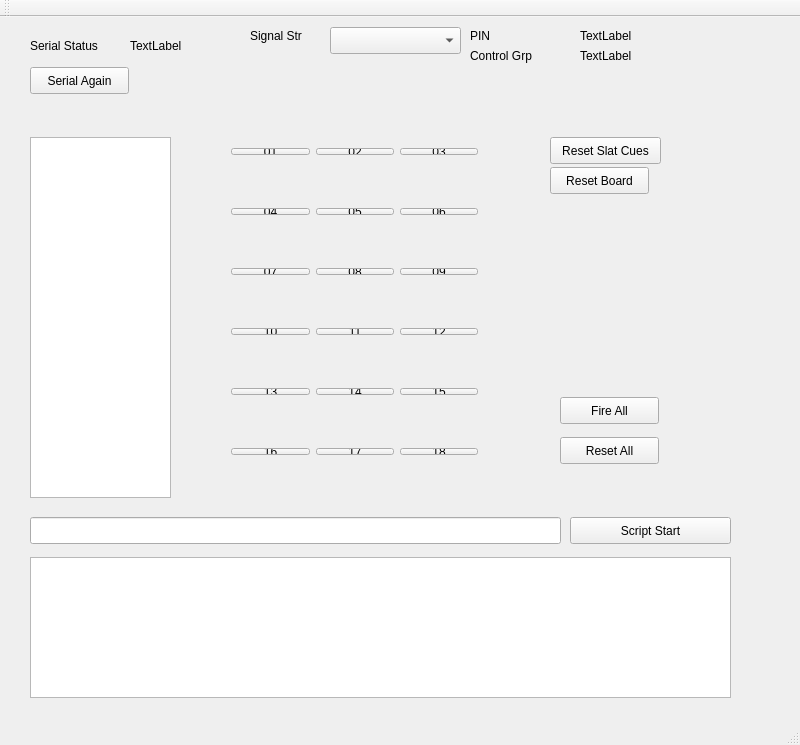
<?xml version="1.0" encoding="UTF-8"?>
<ui version="4.0">
 <class>MainWindow</class>
 <widget class="QMainWindow" name="MainWindow">
  <property name="geometry">
   <rect>
    <x>0</x>
    <y>0</y>
    <width>800</width>
    <height>745</height>
   </rect>
  </property>
  <property name="windowTitle">
   <string>MainWindow</string>
  </property>
  <widget class="QWidget" name="centralWidget">
   <widget class="QWidget" name="layoutWidget">
    <property name="geometry">
     <rect>
      <x>220</x>
      <y>180</y>
      <width>269</width>
      <height>29</height>
     </rect>
    </property>
    <layout class="QHBoxLayout" name="horizontalLayout_2">
     <item>
      <widget class="QPushButton" name="btnCue04">
       <property name="text">
        <string>04</string>
       </property>
      </widget>
     </item>
     <item>
      <widget class="QPushButton" name="btnCue05">
       <property name="text">
        <string>05</string>
       </property>
      </widget>
     </item>
     <item>
      <widget class="QPushButton" name="btnCue06">
       <property name="text">
        <string>06</string>
       </property>
      </widget>
     </item>
    </layout>
   </widget>
   <widget class="QWidget" name="layoutWidget">
    <property name="geometry">
     <rect>
      <x>220</x>
      <y>360</y>
      <width>269</width>
      <height>29</height>
     </rect>
    </property>
    <layout class="QHBoxLayout" name="horizontalLayout_5">
     <item>
      <widget class="QPushButton" name="btnCue13">
       <property name="text">
        <string>13</string>
       </property>
      </widget>
     </item>
     <item>
      <widget class="QPushButton" name="btnCue14">
       <property name="text">
        <string>14</string>
       </property>
      </widget>
     </item>
     <item>
      <widget class="QPushButton" name="btnCue15">
       <property name="text">
        <string>15</string>
       </property>
      </widget>
     </item>
    </layout>
   </widget>
   <widget class="QWidget" name="layoutWidget">
    <property name="geometry">
     <rect>
      <x>220</x>
      <y>240</y>
      <width>269</width>
      <height>29</height>
     </rect>
    </property>
    <layout class="QHBoxLayout" name="horizontalLayout_3">
     <item>
      <widget class="QPushButton" name="btnCue07">
       <property name="text">
        <string>07</string>
       </property>
      </widget>
     </item>
     <item>
      <widget class="QPushButton" name="btnCue08">
       <property name="text">
        <string>08</string>
       </property>
      </widget>
     </item>
     <item>
      <widget class="QPushButton" name="btnCue09">
       <property name="text">
        <string>09</string>
       </property>
      </widget>
     </item>
    </layout>
   </widget>
   <widget class="QWidget" name="layoutWidget">
    <property name="geometry">
     <rect>
      <x>220</x>
      <y>420</y>
      <width>269</width>
      <height>29</height>
     </rect>
    </property>
    <layout class="QHBoxLayout" name="horizontalLayout_6">
     <item>
      <widget class="QPushButton" name="btnCue16">
       <property name="text">
        <string>16</string>
       </property>
      </widget>
     </item>
     <item>
      <widget class="QPushButton" name="btnCue17">
       <property name="text">
        <string>17</string>
       </property>
      </widget>
     </item>
     <item>
      <widget class="QPushButton" name="btnCue18">
       <property name="text">
        <string>18</string>
       </property>
      </widget>
     </item>
    </layout>
   </widget>
   <widget class="QWidget" name="layoutWidget">
    <property name="geometry">
     <rect>
      <x>220</x>
      <y>300</y>
      <width>269</width>
      <height>29</height>
     </rect>
    </property>
    <layout class="QHBoxLayout" name="horizontalLayout_4">
     <item>
      <widget class="QPushButton" name="btnCue10">
       <property name="text">
        <string>10</string>
       </property>
      </widget>
     </item>
     <item>
      <widget class="QPushButton" name="btnCue11">
       <property name="text">
        <string>11</string>
       </property>
      </widget>
     </item>
     <item>
      <widget class="QPushButton" name="btnCue12">
       <property name="text">
        <string>12</string>
       </property>
      </widget>
     </item>
    </layout>
   </widget>
   <widget class="QWidget" name="layoutWidget">
    <property name="geometry">
     <rect>
      <x>220</x>
      <y>120</y>
      <width>269</width>
      <height>29</height>
     </rect>
    </property>
    <layout class="QHBoxLayout" name="horizontalLayout">
     <item>
      <widget class="QPushButton" name="btnCue01">
       <property name="text">
        <string>01</string>
       </property>
      </widget>
     </item>
     <item>
      <widget class="QPushButton" name="btnCue02">
       <property name="text">
        <string>02</string>
       </property>
      </widget>
     </item>
     <item>
      <widget class="QPushButton" name="btnCue03">
       <property name="text">
        <string>03</string>
       </property>
      </widget>
     </item>
    </layout>
   </widget>
   <widget class="QListView" name="listViewSlats">
    <property name="geometry">
     <rect>
      <x>30</x>
      <y>120</y>
      <width>141</width>
      <height>361</height>
     </rect>
    </property>
    <property name="editTriggers">
     <set>QAbstractItemView::NoEditTriggers</set>
    </property>
   </widget>
   <widget class="QLabel" name="label">
    <property name="geometry">
     <rect>
      <x>30</x>
      <y>20</y>
      <width>91</width>
      <height>17</height>
     </rect>
    </property>
    <property name="text">
     <string>Serial Status</string>
    </property>
   </widget>
   <widget class="QLabel" name="labelSerial">
    <property name="geometry">
     <rect>
      <x>130</x>
      <y>20</y>
      <width>151</width>
      <height>17</height>
     </rect>
    </property>
    <property name="text">
     <string>TextLabel</string>
    </property>
   </widget>
   <widget class="QTextEdit" name="textEditLog">
    <property name="geometry">
     <rect>
      <x>30</x>
      <y>540</y>
      <width>701</width>
      <height>141</height>
     </rect>
    </property>
   </widget>
   <widget class="QPushButton" name="pushButtonSerial">
    <property name="geometry">
     <rect>
      <x>30</x>
      <y>50</y>
      <width>99</width>
      <height>27</height>
     </rect>
    </property>
    <property name="text">
     <string>Serial Again</string>
    </property>
   </widget>
   <widget class="QLabel" name="label_2">
    <property name="geometry">
     <rect>
      <x>470</x>
      <y>30</y>
      <width>101</width>
      <height>17</height>
     </rect>
    </property>
    <property name="text">
     <string>Control Grp</string>
    </property>
   </widget>
   <widget class="QLabel" name="label_3">
    <property name="geometry">
     <rect>
      <x>470</x>
      <y>10</y>
      <width>67</width>
      <height>17</height>
     </rect>
    </property>
    <property name="text">
     <string>PIN</string>
    </property>
   </widget>
   <widget class="QLabel" name="labelControl">
    <property name="geometry">
     <rect>
      <x>580</x>
      <y>30</y>
      <width>67</width>
      <height>17</height>
     </rect>
    </property>
    <property name="text">
     <string>TextLabel</string>
    </property>
   </widget>
   <widget class="QLabel" name="labelPin">
    <property name="geometry">
     <rect>
      <x>580</x>
      <y>10</y>
      <width>67</width>
      <height>17</height>
     </rect>
    </property>
    <property name="text">
     <string>TextLabel</string>
    </property>
   </widget>
   <widget class="QComboBox" name="comboBoxSignalStrength">
    <property name="geometry">
     <rect>
      <x>330</x>
      <y>10</y>
      <width>131</width>
      <height>27</height>
     </rect>
    </property>
   </widget>
   <widget class="QLabel" name="label_4">
    <property name="geometry">
     <rect>
      <x>250</x>
      <y>10</y>
      <width>67</width>
      <height>17</height>
     </rect>
    </property>
    <property name="text">
     <string>Signal Str</string>
    </property>
   </widget>
   <widget class="QPushButton" name="btnResetCues">
    <property name="geometry">
     <rect>
      <x>550</x>
      <y>120</y>
      <width>111</width>
      <height>27</height>
     </rect>
    </property>
    <property name="text">
     <string>Reset Slat Cues</string>
    </property>
   </widget>
   <widget class="QPushButton" name="btnResetBoard">
    <property name="geometry">
     <rect>
      <x>550</x>
      <y>150</y>
      <width>99</width>
      <height>27</height>
     </rect>
    </property>
    <property name="text">
     <string>Reset Board</string>
    </property>
   </widget>
   <widget class="QPushButton" name="btnResetAll">
    <property name="geometry">
     <rect>
      <x>560</x>
      <y>420</y>
      <width>99</width>
      <height>27</height>
     </rect>
    </property>
    <property name="text">
     <string>Reset All</string>
    </property>
   </widget>
   <widget class="QPushButton" name="btnFireAll">
    <property name="geometry">
     <rect>
      <x>560</x>
      <y>380</y>
      <width>99</width>
      <height>27</height>
     </rect>
    </property>
    <property name="text">
     <string>Fire All</string>
    </property>
   </widget>
   <widget class="QPushButton" name="btnStartScript">
    <property name="geometry">
     <rect>
      <x>570</x>
      <y>500</y>
      <width>161</width>
      <height>27</height>
     </rect>
    </property>
    <property name="text">
     <string>Script Start</string>
    </property>
   </widget>
   <widget class="QLineEdit" name="lineEditScript">
    <property name="geometry">
     <rect>
      <x>30</x>
      <y>500</y>
      <width>531</width>
      <height>27</height>
     </rect>
    </property>
    <property name="text">
     <string/>
    </property>
   </widget>
  </widget>
  <widget class="QMenuBar" name="menuBar">
   <property name="geometry">
    <rect>
     <x>0</x>
     <y>0</y>
     <width>800</width>
     <height>20</height>
    </rect>
   </property>
  </widget>
  <widget class="QToolBar" name="mainToolBar">
   <attribute name="toolBarArea">
    <enum>TopToolBarArea</enum>
   </attribute>
   <attribute name="toolBarBreak">
    <bool>false</bool>
   </attribute>
  </widget>
  <widget class="QStatusBar" name="statusBar"/>
 </widget>
 <layoutdefault spacing="6" margin="11"/>
 <resources/>
 <connections/>
</ui>
